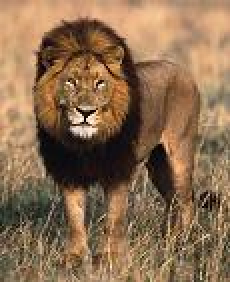
%> input picture Matlab/SparseCodingLib/sparsecode/lion.jpg, 115 x 141 px (shown 2 times larger)
$ octave retargeting.m   (GNU Octave 9; MATLAB toolbox functions it lacks are replaced by stand-ins)
%> lines starting %> are read from the running program, lines starting %| are printed output that depends on the picture
### SaliencyViaClassification/random_sampling.m
% random sampling patches from an image
function A = random_sampling(img, patch_size, patch_increment)
d = size(img);
width = d(2);
height = d(1);
channel = d(3);

% size of the patch, each channel will be align and merge into 1 column
patch_total = patch_size * patch_size * channel;
% number of patches in the image
patch_count = floor((width - patch_size + 2)/patch_increment) * floor((height - patch_size + 2)/patch_increment);

A = ones(patch_total, patch_count);
index = 1;

fprintf('start sampling....');
for i = (1:patch_increment:width - patch_size + 1)
    for j = (1:patch_increment:height - patch_size + 1)
        % extract patch
        patch = img(j:1:j + patch_size - 1, i:1:i + patch_size - 1, 1:1:channel);
        % convert patch to 1 col matrix
        patch_col = col_convert(patch);
        % assign col to A
        A(:, index) = patch_col;
        index = index + 1;
    end
end
fprintf('end sampling\n');
return;

### trunk/VideoMontage/release/countElement.m
% count number of occurence of 'element' in matrix
function count = countElement(matrix, element)
    [height, width, channel] = size(matrix);
    count = 0;
    for x = 1:1:width
        for y = 1:1:height
            for z = 1:1:channel
                if matrix(y, x, z) == element
                    count = count + 1;
                end
            end
        end
    end
return;

### trunk/VideoMontage/release/extraction_matrix.m
% form a extraction matrix base on a mask
% e.g mask:
% [ 1 1 1 1 1
%   1 1 1 0 0
%   1 1 1 0 0 ]
% -> omit all 0's entries
% extraction matrix is used to extract from column
% by cascade col of the target matrix
% @param: number of channel
function matrix = extraction_matrix(mask_matrix)
   [height, width, channel] = size(mask_matrix);
   % count the number of 1's in mask_matrix
   row = countElement(mask_matrix, 1);
   matrix = zeros(row, width * height * channel);
   index = 1;
   for ch = 1:1:channel
        for x = 1:1:width
            for y = 1:1:height
                pos = col_index(x, y, ch, width, height, channel);
                if mask_matrix(y, x, ch) == 1
                    matrix(index, pos) = 1;
                    index = index + 1;
                end
            end
        end
   end

return;

### trunk/Matlab/SparseCodingLib/sparsecode/extend_img_sparsecoding2.m
% extend the image to the left
% using patch_size and overlap
function img = extend_img_sparsecoding2(input_img, A, patch_size, overlap)
    addpath('CVPR08SR/Sparse Coding');
    lamba = 0.1;
    [height, width, channel] = size(input_img);
    % create new image
    img = ones(height, width + 1, channel);
    img(1:1:height, 1:1:width, 1:1:channel) = input_img(1:1:height, 1:1:width, 1:1:channel);

    vertical_pos = 1;
    % first patch
    mask_matrix = ones(patch_size, patch_size, channel);
    for ch = 1:1:channel
        mask_matrix(:,:,ch) = [
            1 1 1 1 1 1 1 0;
            1 1 1 1 1 1 1 0;
            1 1 1 1 1 1 1 0;
            1 1 1 1 1 1 1 0;
            1 1 1 1 1 1 1 0;
            1 1 1 1 1 1 1 0;
            1 1 1 1 1 1 1 0;
            1 1 1 1 1 1 1 0;
            ];
    end
    col_mask = extraction_matrix(mask_matrix);
    patch = img(vertical_pos:1:vertical_pos+patch_size-1, width - patch_size + 2:1:width + 1, 1:1:channel);
    patch_col = col_convert(patch);
    patch_masked = col_mask * patch_col;
    coeff = sparse_coding2(col_mask * A, patch_masked, lamba, []);
    result = A * coeff;
    patch = col_to_matrix(result, patch_size, patch_size, channel);

    % img(vertical_pos:1:vertical_pos + patch_size - 1, width - patch_size + 2:1:width + 1, 1:1:channel) = patch(1:1:patch_size, 1:1:patch_size, 1:1:channel);
    img(vertical_pos:1:vertical_pos + patch_size - 1, width + 1, 1:1:channel) = patch(1:1:patch_size, patch_size, 1:1:channel);
    % from second patch
     for ch = 1:1:channel
        mask_matrix(:,:,ch) = [
            1 1 1 1 1 1 1 0;
            1 1 1 1 1 1 1 0;
            1 1 1 1 1 1 1 0;
            1 1 1 1 1 1 1 0;
            1 1 1 1 1 1 1 0;
            1 1 1 1 1 1 1 0;
            1 1 1 1 1 1 1 0;
            1 1 1 1 1 1 1 0;
            ];
    end
    mask_matrix(1:1:overlap, patch_size, 1:1:channel) = 1;
    col_mask = extraction_matrix(mask_matrix);
    masked_A = col_mask * A;
    vertical_pos = vertical_pos + patch_size - overlap;

    while vertical_pos + patch_size - 1 <= height
        patch = img(vertical_pos:1:vertical_pos + patch_size - 1,width - patch_size + 2:1:width + 1, 1:1:channel);
        patch_col = col_convert(patch);
        patch_masked = col_mask * patch_col;
        coeff = sparse_coding2(masked_A, patch_masked, lamba, []);
        result = A * coeff;
        patch = col_to_matrix(result, patch_size, patch_size, channel);

% [6 lines of commented-out code are left out]
        img(vertical_pos:1:vertical_pos + patch_size - 1, width + 1, 1:1:channel) = patch(1:1:patch_size, patch_size, 1:1:channel);
        vertical_pos = vertical_pos + patch_size - overlap;
    end


return;

### release/col_convert.m
% convert an matrix to col
% input number of channel of the matrix for efficiency
% matrix = [col1, col2 .. coln] x 3 channel
% output =
% col1 (channel1)
% col2
% ..
% coln
% col1 (channel2)
% etc
%
function col = col_convert(matrix)
    d = size(matrix);
    width = d(2);
    height = d(1);
    channel = d(3);
    col = ones(width * height * channel, 1);
    index = 1;
    for ch = 1:1:channel
        for i = 1:1:width
            for j = 1:1:height
                col(index) = matrix(j, i, ch);
                index = index + 1;
            end
        end
    end
return;

### trunk/VideoMontage/release/sparse_coding2.m
function x = sparse_coding2(A,b,epsilon,inv_A)

%% Using L1-minimization to optimize sparse G
%
% fprintf(1,'Computing the optimal sparse solution of Ax=b ... ');
%
% H = A'*A;
% f = (-2).*(b'*A);
% n = size(A,2);
%
% % cvx_begin
%     variable x(n)
%     minimize( sum(abs(x)) );
%     % constraints
%     quad_form(x,H)+f*x <= epsilon-b'*b;
% % cvx_end
%
% obj = cvx_optval;
% fprintf(1,'Done! \n');

%% Using L1Magic to solve L1 minimization
% path(path, './l1magic/Optimization');
%
% sigma = 0.005;
% x0 = inv_A*A'*b;
% % epsilon =  sigma*sqrt(size(A,1))*sqrt(1 + 2*sqrt(2)/sqrt(size(A,1)));
%
% tic
% x = l1qc_logbarrier(x0, A, [], b, epsilon, 1e-3);
% toc

%% Using SPGL to solve L1 minimization
% sigma = 0.1;                                     % Desired ||Ax - b||_2
opts = spgSetParms('verbosity',1);
x = spg_bpdn(A, b, epsilon, opts);
% x = spg_lasso(A, b, epsilon, opts);
return;

### Matlab/SparseCodingLib/sparsecode/retargeting.m
addpath('solver');
addpath('./l1magic');
addpath('./spgl1-1.6');
img = imread('lion.jpg');
%> img is the input picture: size 141x115x3 uint8; mean R, G, B 139.1, 109, 80
d = size(img);
%> d = [141 115 3]
width = d(2);
%> width = 115
height = d(1);
%> height = 141
channel = d(3);
%> channel = 3
A = random_sampling(img, 8, 2);
%> after the loop in random_sampling, `for i = (1:patch_increment:width - patch_size + 1)`:
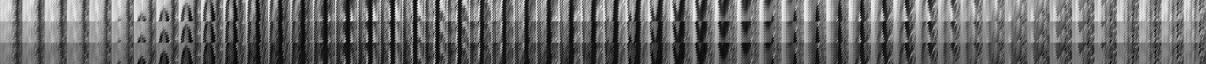
%> A: size 192x3618 double (shown at 1/3 size); min 0, max 255, mean 106.4
%> after the loop in random_sampling, `for i = (1:patch_increment:width - patch_size + 1)`: index = 3619

% [6 lines of commented-out code are left out]
mask_matrix = ones(8,8,3);
for ch = 1:1:3
    mask_matrix(:,:,ch) = [
        1 1 1 1 1 1 1 0;
        1 1 1 1 1 1 1 0;
        1 1 1 1 1 1 1 0;
        1 1 1 1 1 1 1 0;
        1 1 1 1 1 1 1 0;
        1 1 1 1 1 1 1 0;
        1 1 1 1 1 1 1 0;
        1 1 1 1 1 1 1 0;
        ];
end
overlap_left_1 = extraction_matrix(mask_matrix);

overlap_left_A = overlap_left_1 * A;
% new_img = extend_img_sparsecoding(img, A, overlap_left_A, 8);
new_img = extend_img_sparsecoding2(img, A, 8, 4);
%> in extend_img_sparsecoding2, `img(1:1:height, 1:1:width, 1:1:channel) = input_img(1:1:height, 1:1:wi..`:
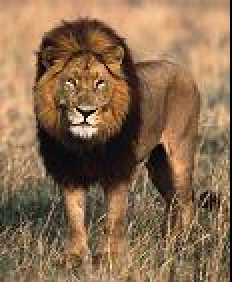
%> img: size 141x116x3 double (shown 2 times larger); mean R, G, B 137.9, 108.1, 79.3
%> after the loop in extraction_matrix (call 2), `for ch = 1:1:channel`:
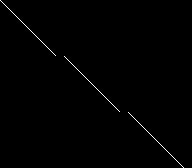
%> matrix: size 168x192 double; values 0 (black) and 1 (white), 0.52% white in thin lines or dots
%> after the loop in col_convert, `for ch = 1:1:channel`: col = 192 values, max 232 at index 24, min 1 at index 57, mean 135.5; index = 193
%> in extend_img_sparsecoding2, `patch_col = col_convert(patch);`: patch_col has the same summary as col in col_convert
%> in extend_img_sparsecoding2, `patch_masked = col_mask * patch_col;`: patch_masked = 168 values, max 232 at index 24, min 106 at index 164, mean 154.8
%> the run ends on the next line
